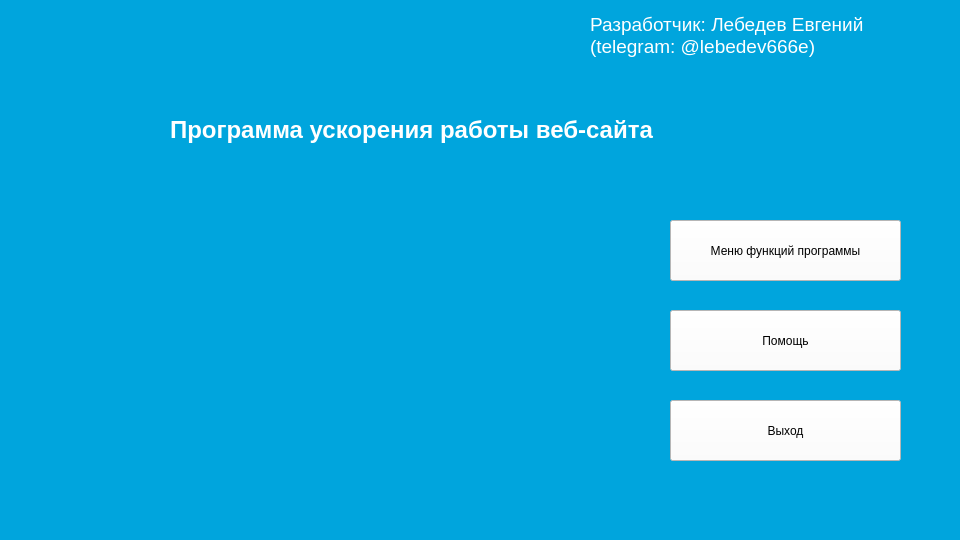
<?xml version="1.0" encoding="UTF-8"?>
<ui version="4.0">
 <class>MainWindow</class>
 <widget class="QMainWindow" name="MainWindow">
  <property name="geometry">
   <rect>
    <x>0</x>
    <y>0</y>
    <width>960</width>
    <height>540</height>
   </rect>
  </property>
  <property name="windowTitle">
   <string>Программа ускорения работы веб-сайтов</string>
  </property>
  <property name="windowIcon">
   <iconset theme="logo.png">
    <normaloff>.</normaloff>.</iconset>
  </property>
  <property name="styleSheet">
   <string notr="true">background-color: rgb(0, 165, 221);</string>
  </property>
  <widget class="QWidget" name="centralwidget">
   <widget class="QLabel" name="label_2">
    <property name="geometry">
     <rect>
      <x>170</x>
      <y>80</y>
      <width>681</width>
      <height>101</height>
     </rect>
    </property>
    <property name="styleSheet">
     <string notr="true">color: rgb(255, 255, 255);</string>
    </property>
    <property name="text">
     <string>&lt;html&gt;&lt;head/&gt;&lt;body&gt;&lt;p&gt;&lt;span style=&quot; font-size:18pt; font-weight:600;&quot;&gt;Программа ускорения работы веб-сайта&lt;/span&gt;&lt;/p&gt;&lt;/body&gt;&lt;/html&gt;</string>
    </property>
   </widget>
   <widget class="QLabel" name="label">
    <property name="geometry">
     <rect>
      <x>590</x>
      <y>0</y>
      <width>351</width>
      <height>71</height>
     </rect>
    </property>
    <property name="styleSheet">
     <string notr="true">color: rgb(255, 255, 255);</string>
    </property>
    <property name="text">
     <string>&lt;html&gt;&lt;head/&gt;&lt;body&gt;&lt;p&gt;&lt;span style=&quot; font-size:14pt;&quot;&gt;Разработчик: Лебедев Евгений&lt;br/&gt;(telegram: @lebedev666e)&lt;/span&gt;&lt;/p&gt;&lt;/body&gt;&lt;/html&gt;</string>
    </property>
   </widget>
   <widget class="QPushButton" name="pushButton">
    <property name="geometry">
     <rect>
      <x>670</x>
      <y>400</y>
      <width>231</width>
      <height>61</height>
     </rect>
    </property>
    <property name="styleSheet">
     <string notr="true">background-color: rgb(255, 255, 255);
font: 10pt &quot;MS Shell Dlg 2&quot;;
color: rgb(0, 0, 0);</string>
    </property>
    <property name="text">
     <string>Выход</string>
    </property>
    <property name="iconSize">
     <size>
      <width>40</width>
      <height>40</height>
     </size>
    </property>
   </widget>
   <widget class="QLabel" name="label_3">
    <property name="geometry">
     <rect>
      <x>160</x>
      <y>200</y>
      <width>361</width>
      <height>291</height>
     </rect>
    </property>
    <property name="text">
     <string/>
    </property>
    <property name="pixmap">
     <pixmap>../boost.jpeg</pixmap>
    </property>
   </widget>
   <widget class="QPushButton" name="pushButton_2">
    <property name="geometry">
     <rect>
      <x>670</x>
      <y>220</y>
      <width>231</width>
      <height>61</height>
     </rect>
    </property>
    <property name="styleSheet">
     <string notr="true">background-color: rgb(255, 255, 255);
font: 10pt &quot;MS Shell Dlg 2&quot;;
color: rgb(0, 0, 0);</string>
    </property>
    <property name="text">
     <string>Меню функций программы</string>
    </property>
    <property name="iconSize">
     <size>
      <width>40</width>
      <height>40</height>
     </size>
    </property>
   </widget>
   <widget class="QPushButton" name="pushButton_3">
    <property name="geometry">
     <rect>
      <x>670</x>
      <y>310</y>
      <width>231</width>
      <height>61</height>
     </rect>
    </property>
    <property name="styleSheet">
     <string notr="true">background-color: rgb(255, 255, 255);
font: 10pt &quot;MS Shell Dlg 2&quot;;
color: rgb(0, 0, 0);</string>
    </property>
    <property name="text">
     <string>Помощь</string>
    </property>
    <property name="iconSize">
     <size>
      <width>40</width>
      <height>40</height>
     </size>
    </property>
   </widget>
  </widget>
  <widget class="QMenuBar" name="menubar">
   <property name="geometry">
    <rect>
     <x>0</x>
     <y>0</y>
     <width>960</width>
     <height>26</height>
    </rect>
   </property>
  </widget>
  <widget class="QStatusBar" name="statusbar"/>
 </widget>
 <resources/>
 <connections/>
</ui>
